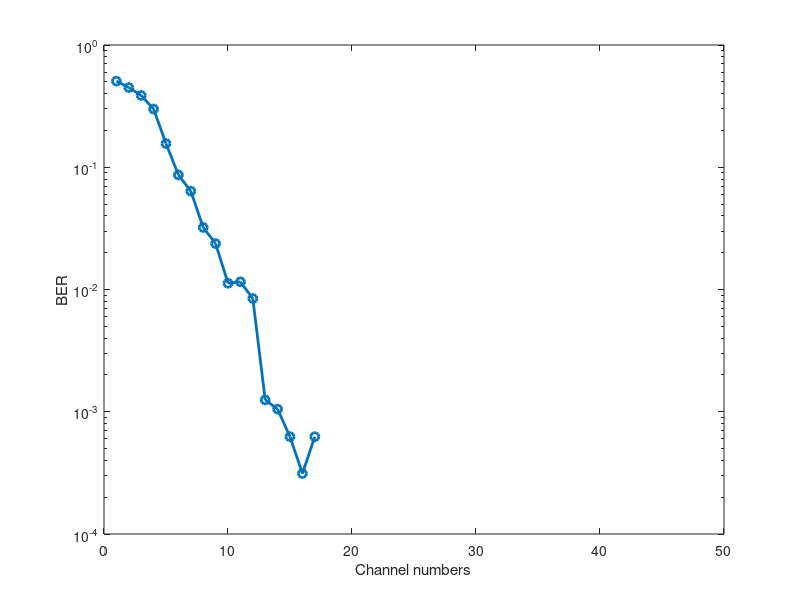
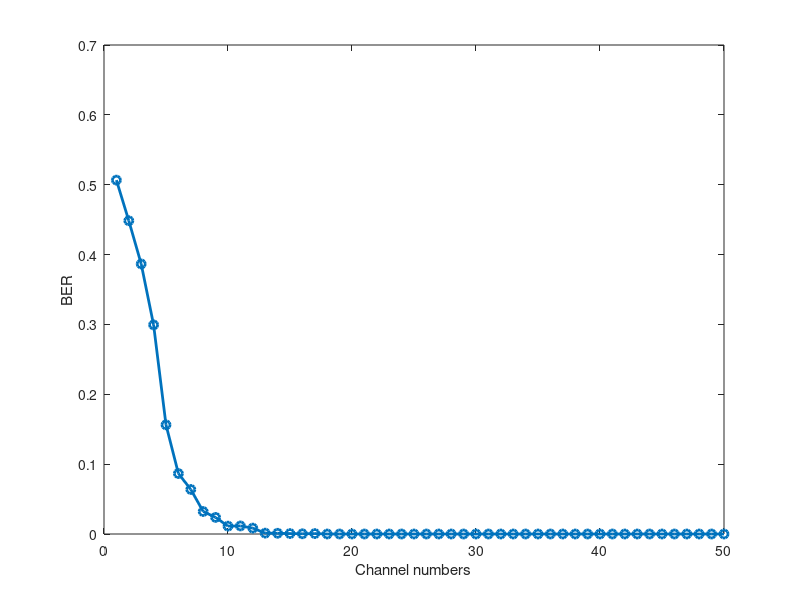
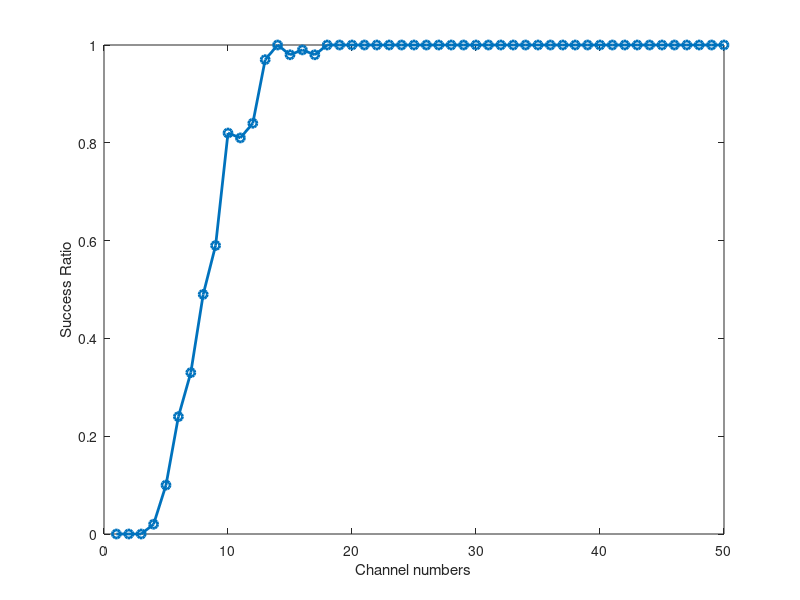

These charts were generated, in order, by the following MATLAB code:
clear,close all;
BER_channel_data = load('BER_channel.mat');
result = BER_channel_data.BER_channel_result;
result = result/32;
mean_result = mean(result);
mean_result = 1- mean_result;
mean_result(1,14) = 0.00104999999999997;

success_count = [];
for i=1:size(result,2)
    A = find(result(:,i)>0.999);
   temp_count = length(find(A>0));
   success_count = [success_count temp_count];
end

success_ratio = success_count/100;

figure(1)
semilogy(mean_result, '-o','linewidth',2);
% grid on
xlabel('Channel numbers');
ylabel('BER');

figure(2)
plot(mean_result, '-o','linewidth',2)
% grid on
xlabel('Channel numbers');
ylabel('BER');

figure(3)
plot(success_ratio, '-o','linewidth',2)
% grid on
xlabel('Channel numbers');
ylabel('Success Ratio');

% % semilogy(mean_result, '-o','linewidth',2)
% plot(mean_result, '-o','linewidth',2)
% % set(gca,'xticklabel',get(gca,'xTick')*5-15);
% grid on
% xlabel('Channel numbers');
% ylabel('BER');